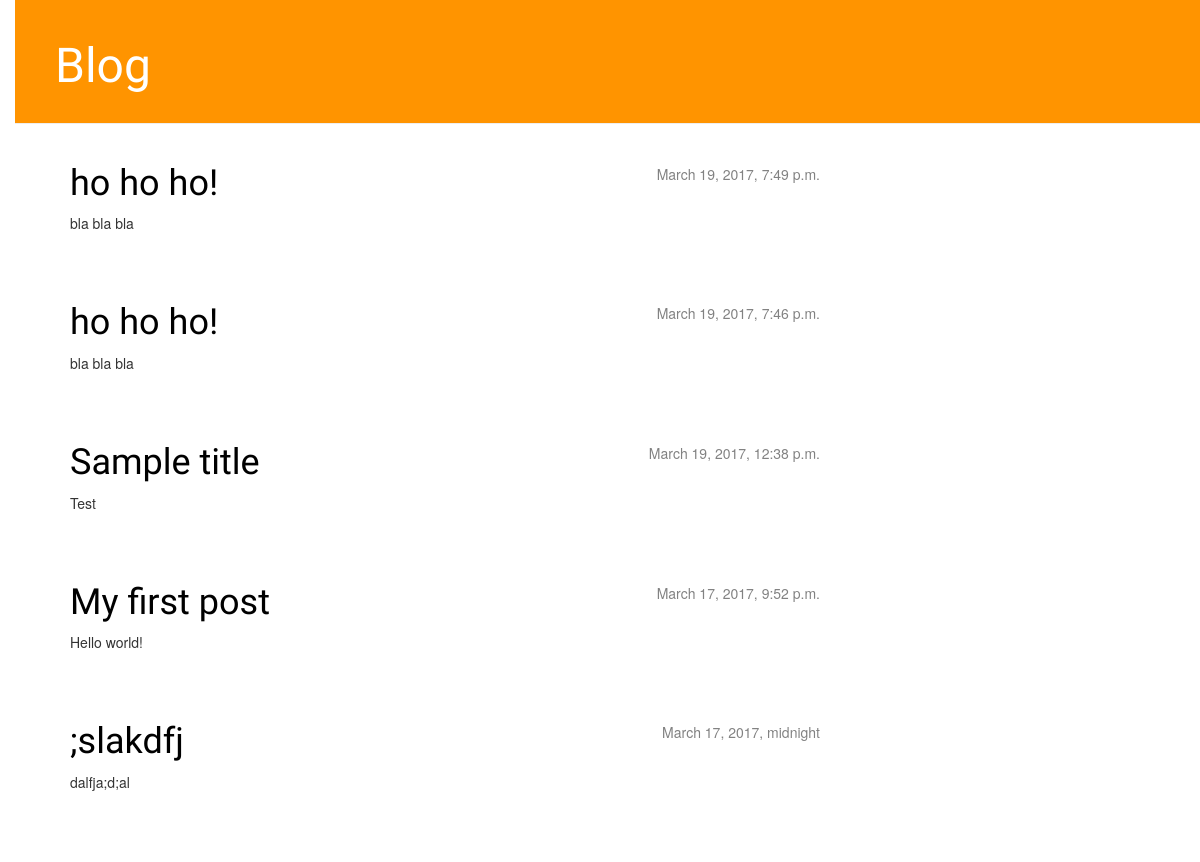
The app's page /, older data.
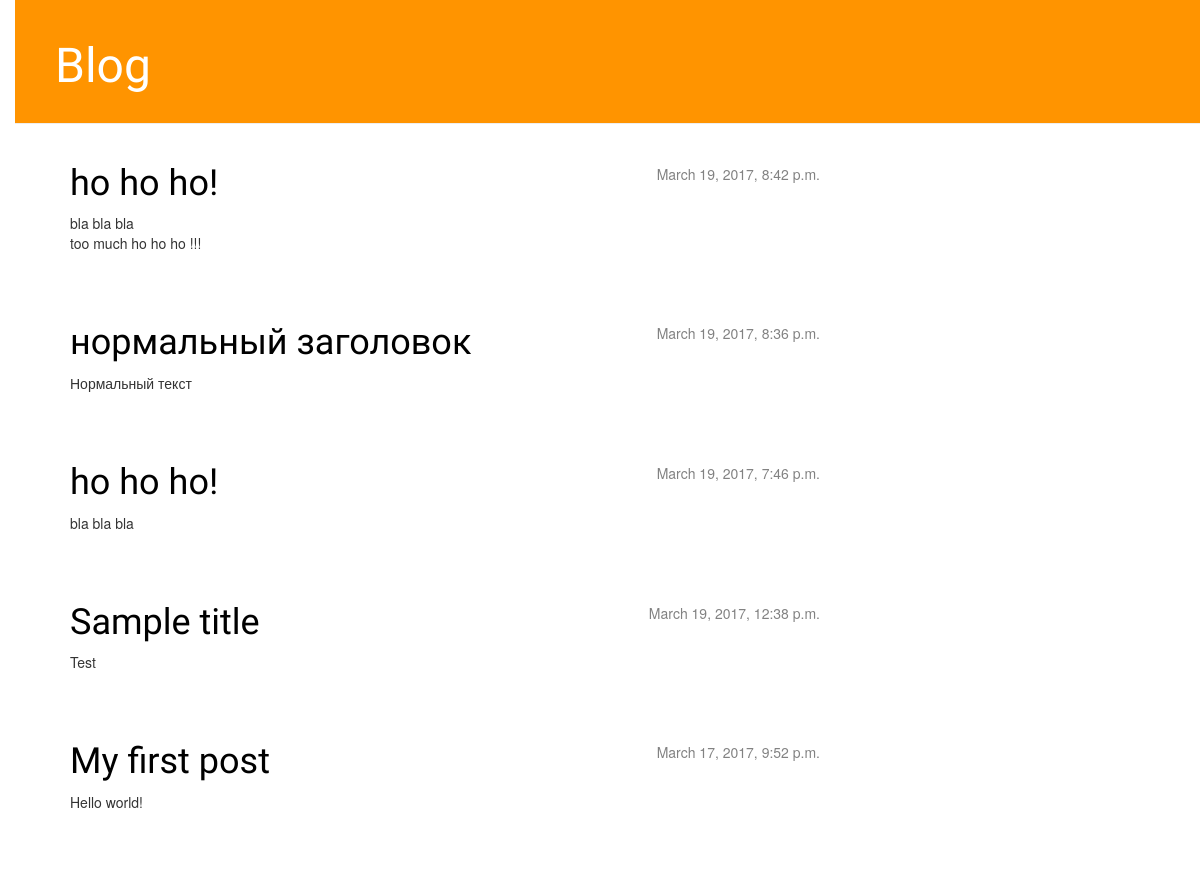
The same page, newer data.
### blog/models.py (models this page shows, shortened)
class Post(models.Model):
    author = models.ForeignKey('auth.User')
    title = models.CharField(max_length=200)
    text = models.TextField()
    created_date = models.DateTimeField(
            default=timezone.now)
    published_date = models.DateTimeField(
            blank=True, null=True)

### blog/views.py (the view)
# urls.py: url(r'^$',                          views.post_list,    name='post_list'),
def post_list(request):
    posts = Post.objects.filter(published_date__lte=timezone.now()).order_by('published_date').reverse()
    return render(request, 'blog/post_list.html', {'posts':posts})

### blog/templates/blog/post_list.html
    {% extends 'blog/base.html' %}
    {% block content %}
        {% for post in posts %}
            <div class="post">
                <div class="date">
                    {{ post.published_date }}
                </div>
                <h1><a href="{% url 'post_detail' pk=post.pk %}">{{ post.title }}</a></h1>
                <p>{{ post.text|linebreaksbr }}</p>
            </div>
        {% endfor %}
    {% endblock content %}

Row changes from the older to the newer data that the page shows:
changed Post: published_date "March 19, 2017, 7:49 p.m." → "March 19, 2017, 8:42 p.m."; text "bla bla bla" → "bla bla bla too much ho ho ho !!!"
changed Post: published_date "March 17, 2017, midnight" → "March 19, 2017, 8:36 p.m."; title ";slakdfj" → "нормальный заголовок"; text "dalfja;d;al" → "Нормальный текст"; moves up the list
